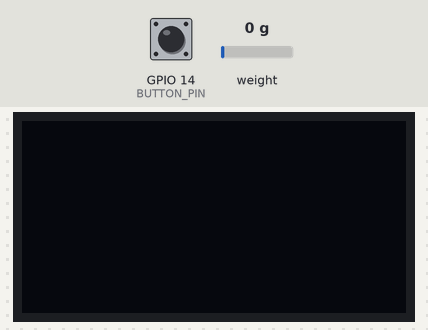
The sketch below on a simulated ESP8266 (NodeMCU). Shown: 128×64 one-colour display. The test bench sets the inputs (shaded band); at power-on: weight on the scale 0 g, GPIO 14 (BUTTON_PIN) HIGH. WiFi joins after 1.5 s; servers stay silent unless stated; uploads are accepted with an empty reply; what the sketch prints to the serial monitor is not drawn.

Above: at 8.2 s.
8.3 s: weight on the scale set to 100 g
At 9.9 s:
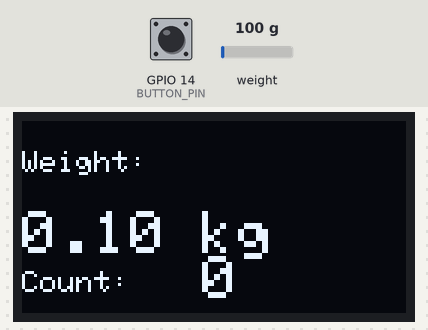
10.2 s: GPIO 14 (BUTTON_PIN) pulled LOW for 0.9 s
At 11.9 s:
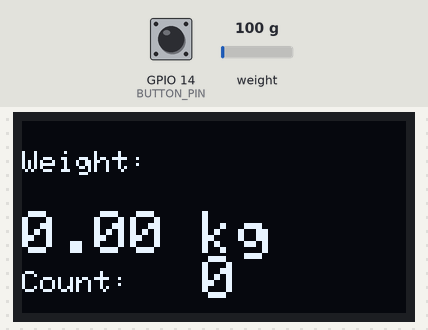
12.8 s: weight on the scale set to 1250 g
At 14.1 s:
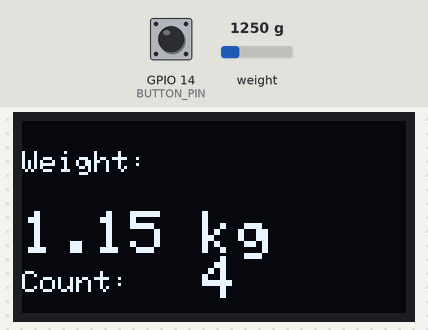
14.5 s: weight on the scale set to 2500 g
At 15.1 s:
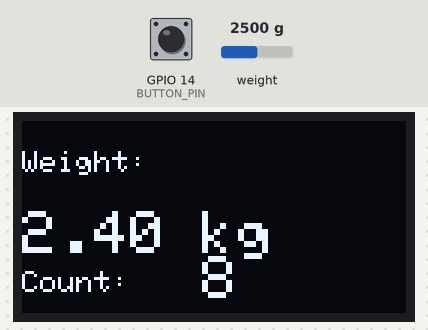
Timing chart, 0 to 17.1 s (numbered marks = the images above; inputs shaded):
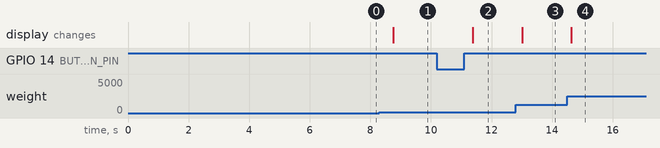

Measured:
- after the input at 8.3 s, the display: changes after 0.46 s (image 1)
- after the input at 10.2 s, the display: changes after 1.2 s (image 2)
- after the input at 12.8 s, the display: changes after 0.21 s (image 3)
- after the input at 14.5 s, the display: changes after 0.14 s (image 4)

The sketch:

workingsketch_rack.ino
```cpp
#include <Arduino.h>
#include "HX711.h"
#include <ESP8266WiFi.h>
#include <WiFiClient.h>
#include <ESP8266HTTPClient.h>
#include <Wire.h>
#include <Adafruit_GFX.h>
#include <Adafruit_SSD1306.h>
#include <Pushbutton.h>

// HX711 circuit wiring
const int LOADCELL_DOUT_PIN = 12;
const int LOADCELL_SCK_PIN = 13;

HX711 scale;
float reading;
float lastReading = 0.0;

// Calibration factor and threshold
#define CALIBRATION_FACTOR 116.36
const float weightThreshold = 0.05; // Ignore weights below 50 grams
const float itemWeight = 0.30; // Each item's weight in kilograms (300g)

// OLED Display
#define SCREEN_WIDTH 128
#define SCREEN_HEIGHT 64
#define OLED_RESET -1
Adafruit_SSD1306 display(SCREEN_WIDTH, SCREEN_HEIGHT, &Wire, OLED_RESET);

const char* ssid = "BUILDING";
const char* password = "bolbolings";

// Initialize the HTTPClient and WiFiClient
HTTPClient http;
WiFiClient client;

// Button
#define BUTTON_PIN 14
Pushbutton button(BUTTON_PIN);

void displayWeightAndCount(float weight, int count) {
  display.clearDisplay();
  display.setTextSize(1);
  display.setTextColor(WHITE);

  // Display weight
  display.setCursor(0, 10);
  display.println("Weight:");
  display.setCursor(0, 30);
  display.setTextSize(2);
  display.print(weight, 2); // Show weight with 2 decimal places
  display.print(" kg");

  // Display item count
  display.setTextSize(1);
  display.setCursor(0, 50);
  display.print("Count: ");
  display.setTextSize(2);
  display.setCursor(60, 45);
  display.print(count);

  display.display();
}

void setup() {
  Serial.begin(115200);

  if (!display.begin(SSD1306_SWITCHCAPVCC, 0x3C)) {
    Serial.println(F("SSD1306 allocation failed"));
    for (;;);
  }
  delay(2000);
  display.clearDisplay();
  display.setTextColor(WHITE);

  Serial.println("Initializing the scale");
  scale.begin(LOADCELL_DOUT_PIN, LOADCELL_SCK_PIN);

  scale.set_scale(CALIBRATION_FACTOR); // Set calibrated value
  scale.tare(); // Reset scale to 0

  Serial.println("Taring... Wait a moment.");
  delay(2000); // Allow tare operation to stabilize
  WiFi.begin(ssid, password);
  while (WiFi.status() != WL_CONNECTED) {
    delay(1000);
    Serial.println("Connecting to WiFi...");
  }
  Serial.println("Connected to WiFi");
}

void loop() {
  if (button.getSingleDebouncedPress()) {
    Serial.print("Tare...");
    scale.tare(); // Reset scale
  }

  if (scale.wait_ready_timeout(200)) {
    reading = scale.get_units();
    float weightInKg = reading / 1000.0; // Convert grams to kilograms

    // Apply threshold for noise
    if (weightInKg < weightThreshold) {
      weightInKg = 0.0; // Treat values below threshold as zero
    }

    // Calculate number of items
    int itemCount = round(weightInKg / itemWeight);

    // Print to Serial Monitor
    Serial.print("Weight: ");
    Serial.print(weightInKg, 2); // Display weight in kg with 2 decimal places
    Serial.println(" kg");

    Serial.print("Item Count: ");
    Serial.println(itemCount);

    // Update OLED only if the reading changes
    if (weightInKg != lastReading) {
      displayWeightAndCount(weightInKg, itemCount);
      lastReading = weightInKg;
    }
  } else {
    Serial.println("HX711 not found.");
  }

  float weight = scale.get_units();  // Fixed here by changing loadCell to scale

  // Prepare the URL for HTTP request
  String host = "http://192.168.68.204/weight/putdata.php?weight=" + String(weight) + "&status=1";

  // Check Wi-Fi status
  if (WiFi.status() == WL_CONNECTED) {
    // Send HTTP request to server
    http.begin(client, host);  // Start the HTTP request
    int httpResponseCode = http.GET();  // Send GET request
    delay(200);

    // Check for successful HTTP response
    if (httpResponseCode > 0) {
      Serial.println("HTTP Response code: " + String(httpResponseCode));
      String response = http.getString();
      Serial.println("Response body: " + response);
    } else {
      Serial.println("Error on HTTP request: " + String(httpResponseCode));
    }

    // Close the HTTP connection
    http.end();
  } else {
    Serial.println("WiFi not connected");
  }

  // Wait for 1 second before reading weight again
  delay(1000);
}
```
